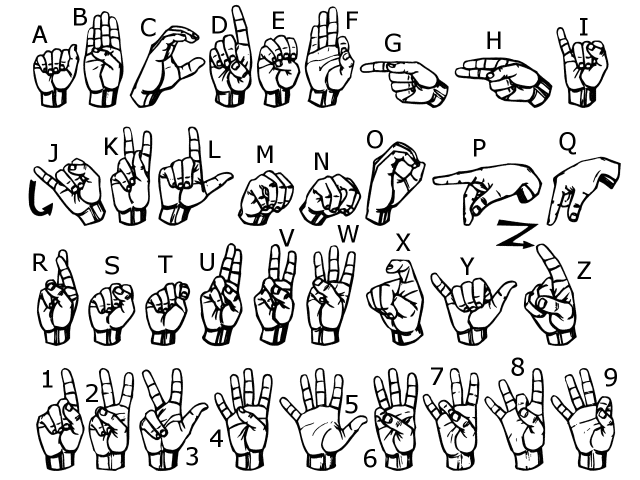
#> input picture signs.png, 1280 x 960 px (shown at 1/2 size)
$ python -i data_collection_hardik.py   (imports and definitions only)
#> lines starting #> are read from the running program, lines starting #| are printed output that depends on the picture; after the words box and inside, x2 and y2 are one past the last pixel; in counts of white or black regions, pixels touching at a corner belong together
#> further down, picture is the input picture: shape (960, 1280, 3); min 0, max 255, mean 217.7
import cv2
import os
import numpy as np

'''################################# GLOBAL VARIABLES #################################'''

#all directories
og_path = 'self_made_data/image_train/'
test_path = 'self_made_data/image_test/'
processed_path = 'self_made_data/image_train_processed/'
processed_test_path = 'self_made_data/image_test_processed/'

# directory list
dir_list = ['1', '2', '3', '4', '5', '6', '7', '8', '9', 'A', 'B', 'C', 'D', 'E', 'F', 'G', 'H', 'I', 'J', 'K', 'L', 'M', 'N', 'O', 'P', 'Q', 'R', 'S', 'T', 'U', 'V', 'W', 'X', 'Y', 'Z','0']


# file count in each directory

file_count = {
    '1' : 0,
    '2' : 0,
    '3' : 0,
    '4' : 0,
    '5' : 0,
    '6' : 0,
    '7' : 0,
    '8' : 0,
    '9' : 0,
    'A' : 0,
    'B' : 0,
    'C' : 0,
    'D' : 0,
    'E' : 0,
    'F' : 0,
    'G' : 0,
    'H' : 0,
    'I' : 0,
    'J' : 0,
    'K' : 0,
    'L' : 0,
    'M' : 0,
    'N' : 0,
    'O' : 0,
    'P' : 0,
    'Q' : 0,
    'R' : 0,
    'S' : 0,
    'T' : 0,
    'U' : 0,
    'V' : 0,
    'W' : 0,
    'X' : 0,
    'Y' : 0,
    'Z' : 0,
    '0':0
}

'''################################# FUNCTIONS #################################'''

#creating all folders in directory if doesnot exist
# [9 lines left out: function create_all_required_directories, not called in this run]


#  processing image
def processing(img):

    minValue = 70
    gray = cv2.cvtColor(img, cv2.COLOR_BGR2GRAY)
    blur = cv2.GaussianBlur(gray,(5,5),2)
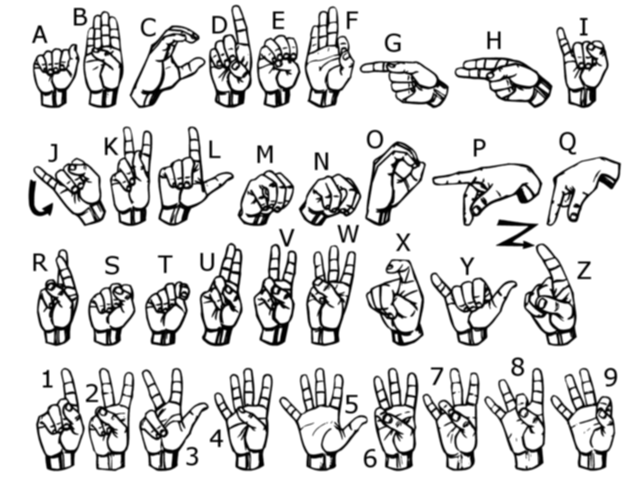
#> blur: shape (960, 1280) (shown at 1/2 size); min 0, max 255, mean 217.7

    th3 = cv2.adaptiveThreshold(blur,255,cv2.ADAPTIVE_THRESH_GAUSSIAN_C,cv2.THRESH_BINARY_INV,11,2)
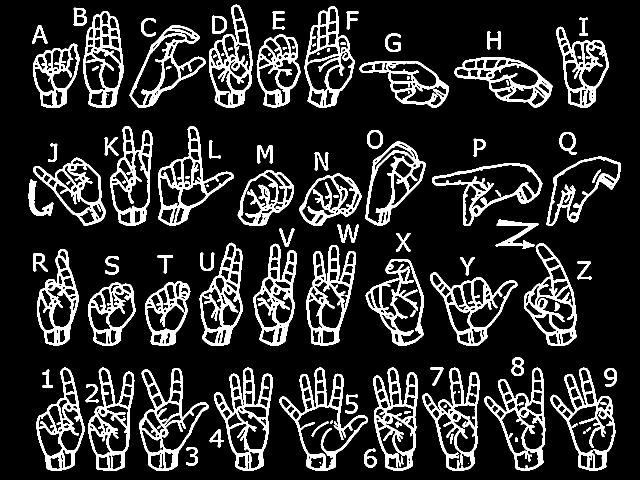
#> th3: shape (960, 1280) (shown at 1/2 size); 15.7% white; 118 white regions (10 under 20 px), largest, box (x1, y1, x2, y2) and area: (428, 735, 546, 942) 6280, (558, 735, 736, 942) 6174, (746, 735, 836, 942) 6028
    ret, res = cv2.threshold(th3, minValue, 255, cv2.THRESH_BINARY_INV+cv2.THRESH_OTSU)
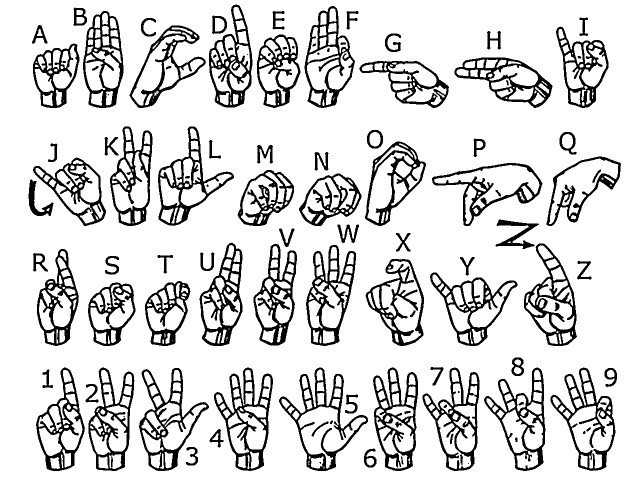
#> res: shape (960, 1280) (shown at 1/2 size); 84.3% white; 118 black regions (10 under 20 px), largest, box (x1, y1, x2, y2) and area: (428, 735, 546, 942) 6280, (558, 735, 736, 942) 6174, (746, 735, 836, 942) 6028
#> ret = 0

    return res

# [56 lines left out: functions mask_processing, count_files_dir, give_contours, show_info, not called in this run]


'''################################# MAIN #################################'''


# calling count_files_dir()
# for i in dir_list:
#     count_files_dir(i)

# print(file_count)


# calling function for creating directories
# [7 lines not run here, left out]
button_pressed='+'
upper_left=(0,100)
bottom_right=(250,350)


# [44 lines not run here, left out]

>>> import cv2
>>> picture = cv2.imread('signs.png')
>>> result = processing(picture)
